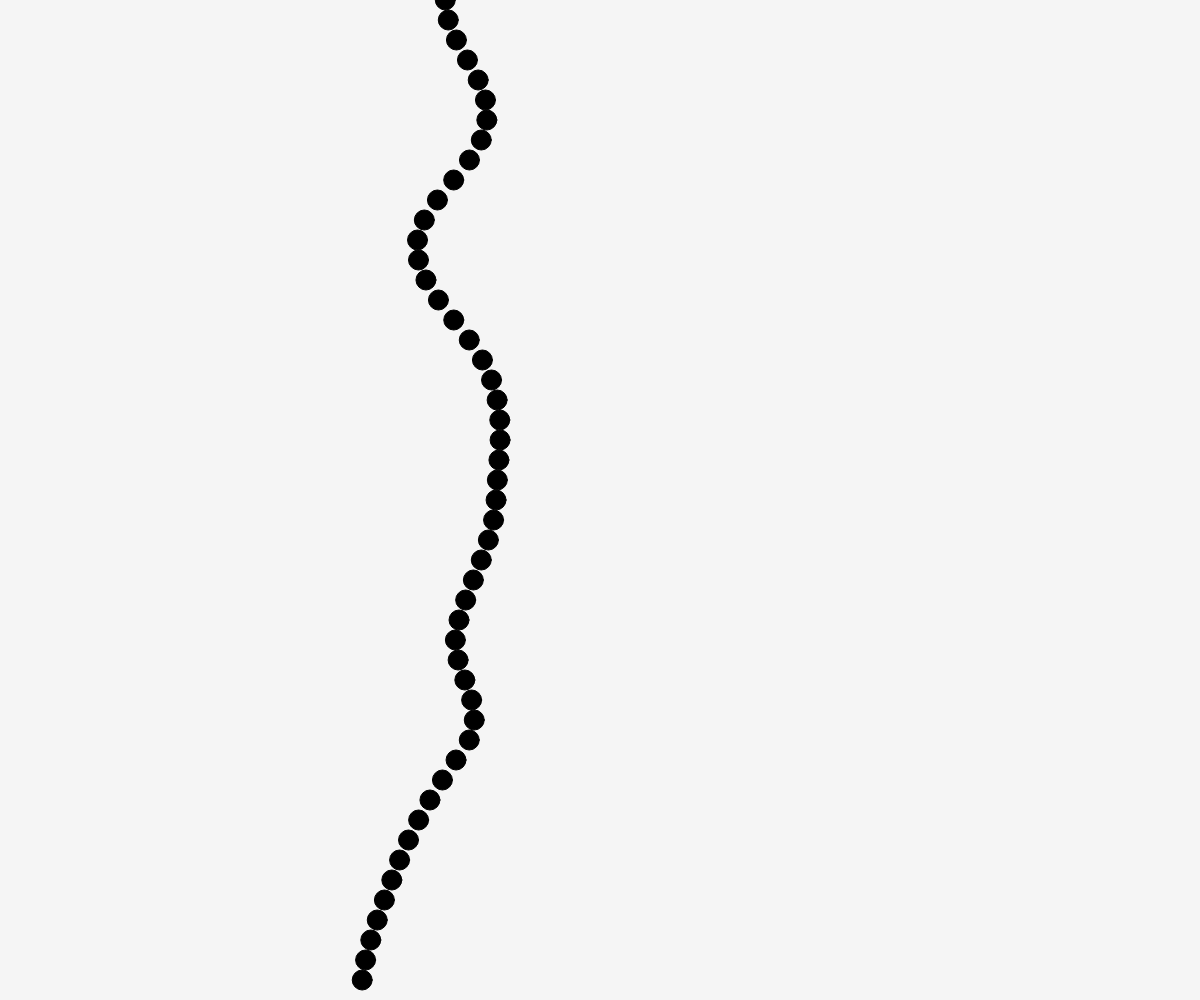
Frame 1 (no input)
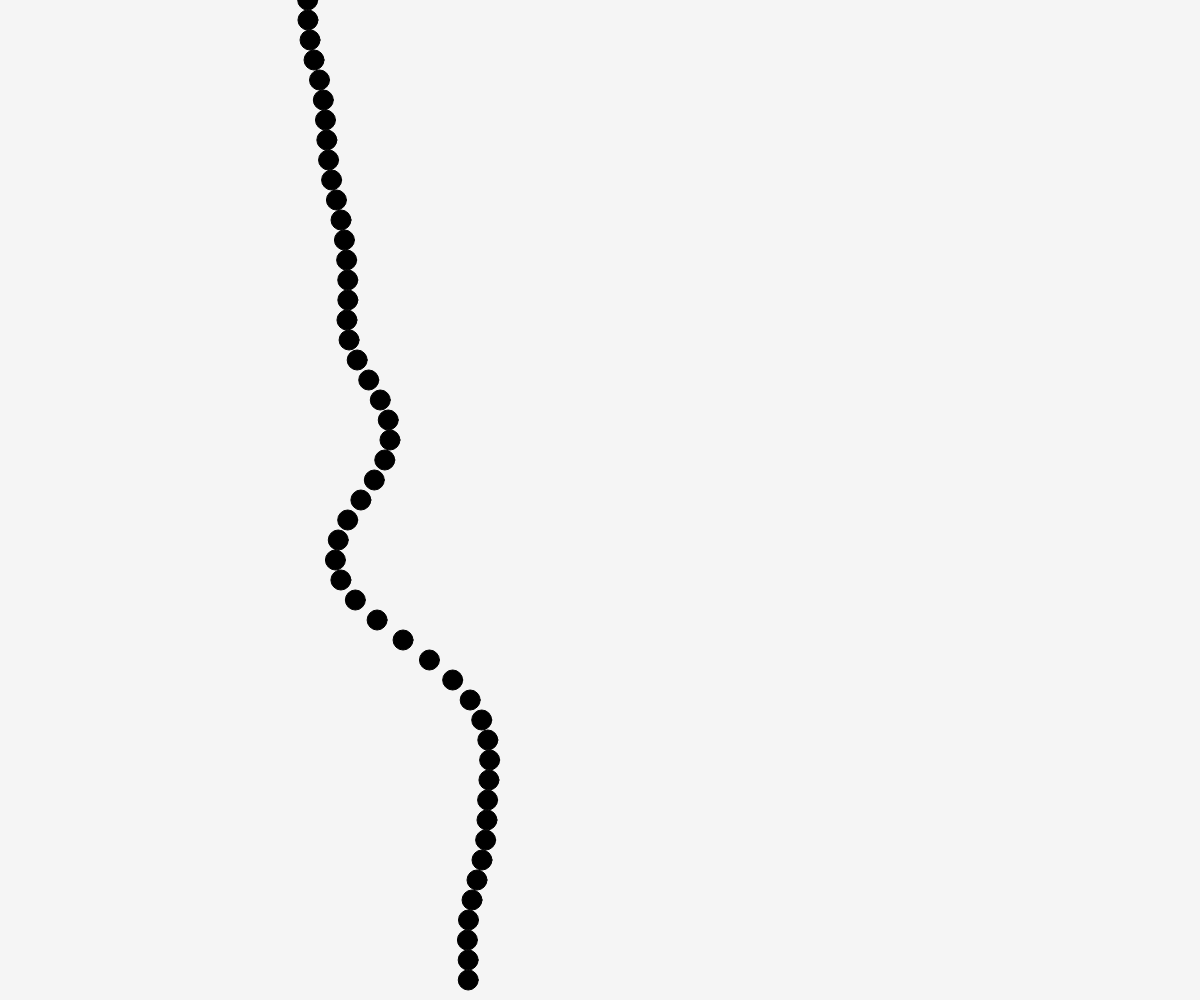
Frame 60 (no input)
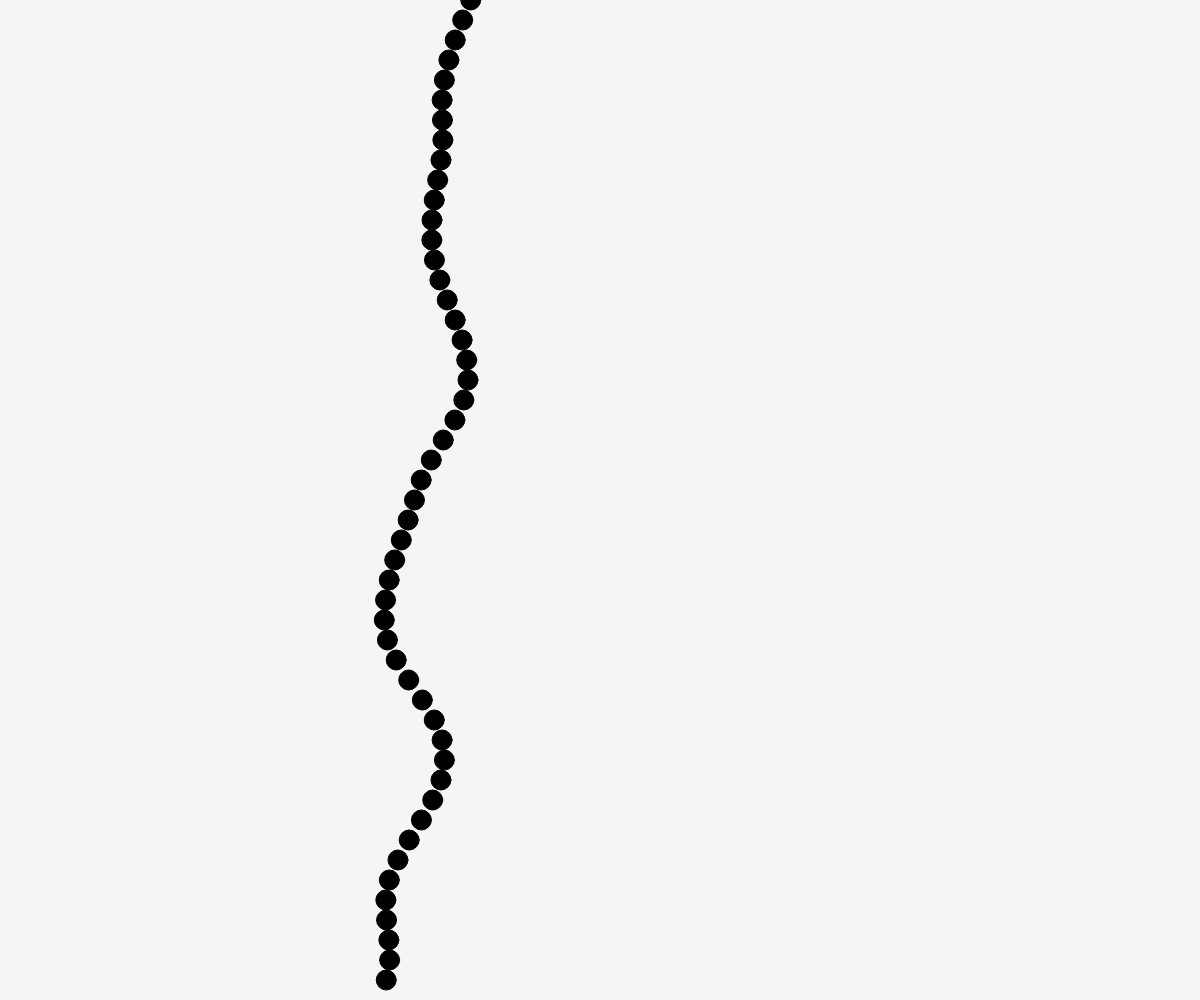
Frame 120 (the mouse pressed at the canvas centre since frame 60)

The p5.js sketch that drew these frames (run headless with seeded random() and noise() and a simulated clock; from frame 60 on, the mouse is pressed at the canvas centre):

// p5.js sketch
// ── sketch.js
// Noise V2
// Dara Bejide
// Oct 1, 2026
//
// Extra for Experts:
// - describe what you did to take this project "above and beyond"

//global variables
let xTime = 5; let xSpeed = 0.02;
let xStart = xTime;

async function setup() {
  createCanvas(windowWidth, windowHeight);
  fill(0);
}

function draw() {
  background(245);
  xTime = xStart;
  xStart += xSpeed;
  tower();
}


function tower(){
  //create a tower of circles of different y positions.
  //X position will be randomly selected/

  //Perlin noise code
  for(let y = 0; y < height; y+= 20){
    let x = noise(xTime); //0-1
    x = map(x, 0, 1, 0, width);
    xTime += xSpeed;
    
    circle(x, y, 20);
  }
}
